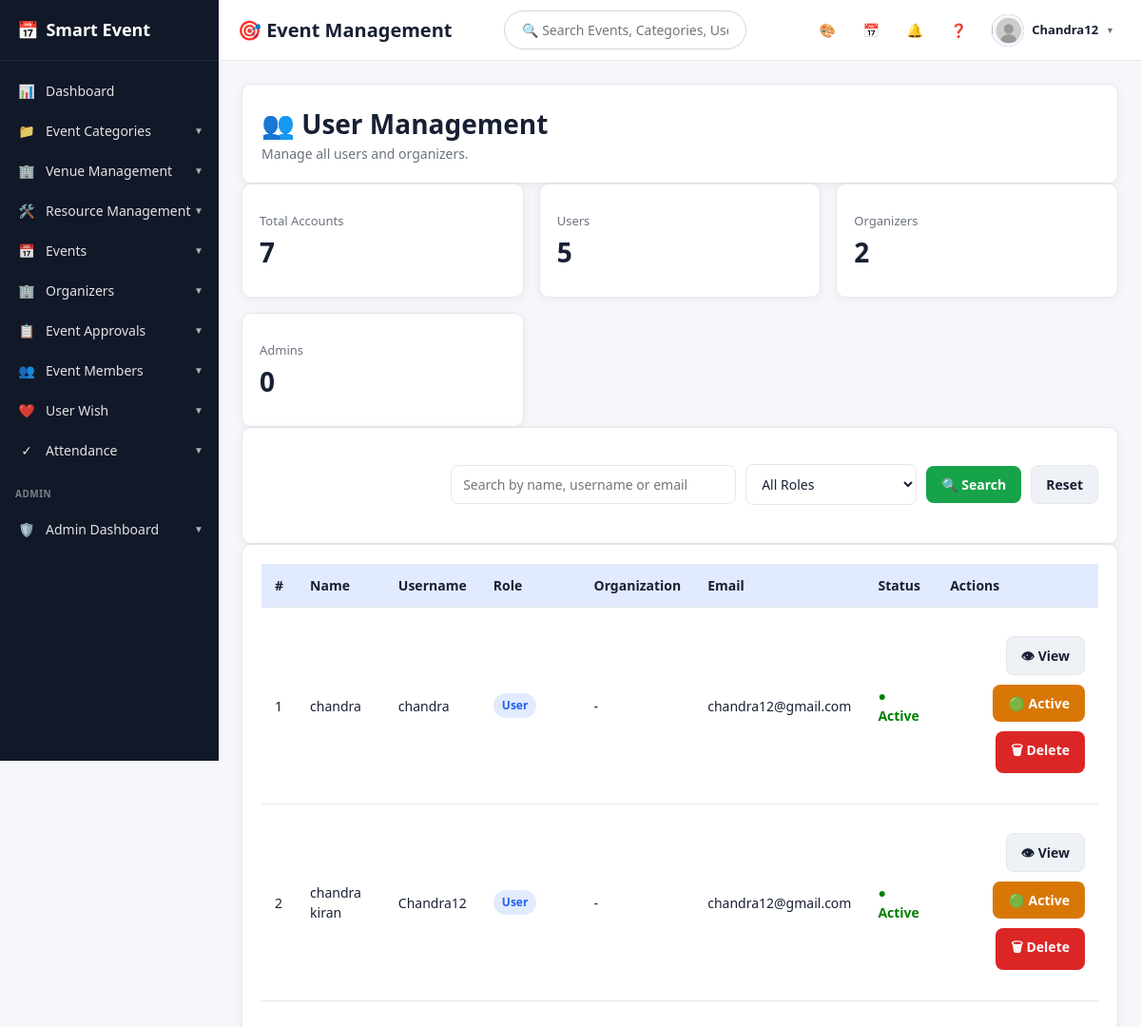
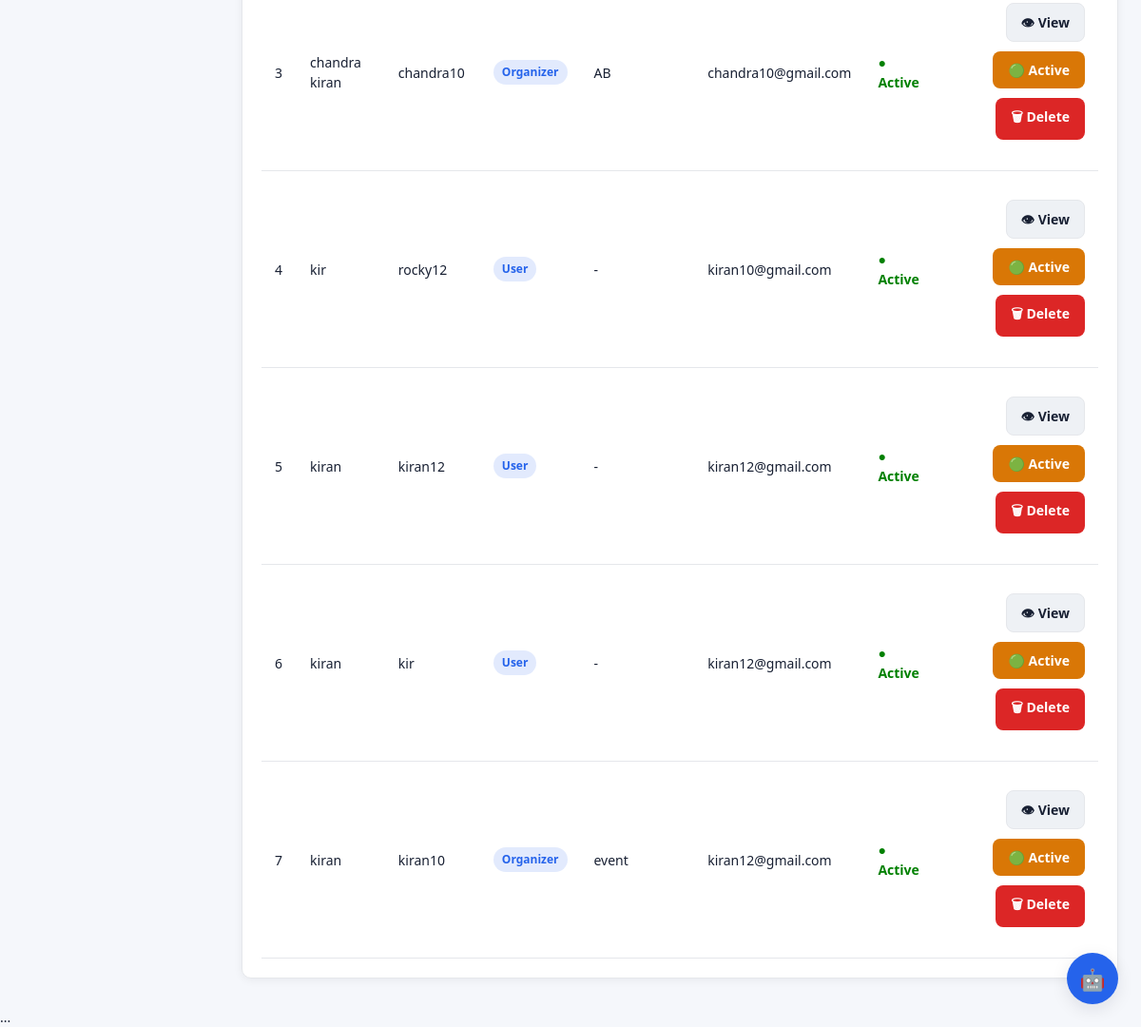
/users/ (signed in), run on the app's committed database (2 pictures, top to bottom).
### accounts/models.py (models this page shows, shortened)
class UserProfile(models.Model):
    ROLE_CHOICES = [
        ('USER', 'User'),
        ('ORGANIZER', 'Organizer'),
    ]
    user = models.OneToOneField(User, on_delete=models.CASCADE, related_name='profile')
    role = models.CharField(max_length=12, choices=ROLE_CHOICES, default='USER')
    full_name = models.CharField(max_length=150, blank=True)
    phone_number = models.CharField(max_length=20, blank=True)
    organization = models.CharField(max_length=200, blank=True)
    bio = models.TextField(blank=True)
    profile_picture = models.ImageField(upload_to='profiles/', blank=True, null=True)

### events/views.py (the view, shortened to what this page needs)
@login_required
@user_passes_test(is_admin)
def manage_users(request):
    search = request.GET.get(
        "search",
        ""
    ).strip()
    role = request.GET.get(
        "role",
        ""
    ).strip()
    profiles = (
        UserProfile.objects
        .select_related("user")
        .all()
        .order_by("full_name")
    )
    if role:
        profiles = profiles.filter(
            role=role
        )
    selected_profile = None
    view_id = request.GET.get(
        "view"
    )
    if view_id:
        selected_profile = get_object_or_404(
            UserProfile.objects.select_related("user"),
            user_id=view_id
        )
    total_accounts = UserProfile.objects.count()
    total_users = UserProfile.objects.filter(
        role="USER"
    ).count()
    total_organizers = UserProfile.objects.filter(
        role="ORGANIZER"
    ).count()
    total_admins = UserProfile.objects.filter(
        role="ADMIN"
    ).count()
    context = {
        "profiles":
            profiles,
        "search":
            search,
        "selected_role":
            role,
        "selected_profile":
            selected_profile,
        "total_accounts":
            total_accounts,
        "total_users":
            total_users,
        "total_organizers":
            total_organizers,
        "total_admins":
            total_admins,
    }
    return render(
        request,
        "events/manage_users.html",
        context
    )

### events/views.py (called while the page is built)
def is_admin(user):
    return user.is_authenticated and user.is_staff

### templates/events/manage_users.html (shortened to what this page needs)
{% extends 'base.html' %}
{% block content %}
<div class="card">
    <h1>
        👥 User Management
    </h1>
    <p class="muted">
        Manage all users and organizers.
    </p>
</div>
<div class="grid">
    <div class="stat">
        <span>
            Total Accounts
        </span>
        <b>
            {{ total_accounts }}
        </b>
    </div>
    <div class="stat">
        <span>
            Users
        </span>
        <b>
            {{ total_users }}
        </b>
    </div>
    <div class="stat">
        <span>
            Organizers
        </span>
        <b>
            {{ total_organizers }}
        </b>
    </div>
    <div class="stat">
        <span>
            Admins
        </span>
        <b>
            {{ total_admins }}
        </b>
    </div>
</div>
<div class="card">
    <form method="GET">
        <div class="actions">
            <input
                type="text"
                name="search"
                value="{{ search }}"
                placeholder="Search by name, username or email"
                style="width:300px;">
            <select
                name="role"
                style="width:180px;">
                <option value="">
                    All Roles
                </option>
            </select>
            <button
                type="submit"
                class="btn success">
                🔍 Search
            </button>
            <a
                href="{% url 'manage_users' %}"
                class="btn secondary">
                Reset
            </a>
        </div>
    </form>
</div>
<div class="card">
    <table>
        <thead>
            <tr>
                <th>
                    #
                </th>
                <th>
                    Name
                </th>
                <th>
                    Username
                </th>
                <th>
                    Role
                </th>
                <th>
                    Organization
                </th>
                <th>
                    Email
                </th>
                <th>
                    Status
                </th>
                <th>
                    Actions
                </th>
            </tr>
        </thead>
        <tbody>
        {% for profile in profiles %}
            <tr>
                <td>
                    {{ forloop.counter }}
                </td>
                <td>
                    {{ profile.full_name|default:"-" }}
                </td>
                <td>
                    {{ profile.user.username }}
                </td>
                <td>
                    {% if profile.role == "ADMIN" %}
                        <span class="badge">
                            Admin
                        </span>
                    {% elif profile.role == "ORGANIZER" %}
                        <span class="badge">
                            Organizer
                        </span>
                    {% else %}
                        <span class="badge">
                            User
                        </span>
                    {% endif %}
                </td>
                <td>
                    {{ profile.organization|default:"-" }}
                </td>
                <td>
                    {{ profile.user.email|default:"-" }}
                </td>
                <td>
                    {% if profile.user.is_active %}
                        <span
                            style="
                            color:green;
                            font-weight:bold;
                            ">
                            ● Active
                        </span>
                    {% endif %}
                </td>
                <td>
                    <div class="actions">
                        <a
                            href="{% url 'manage_users' %}?view={{ profile.user.id }}"
                            class="btn secondary">
                            👁 View
                        </a>
                        <form
                            method="POST"
                            style="display:inline;">
                            {% if profile.user.is_active %}
                                <button
                                    type="submit"
                                    class="btn warning">
                                    🟢 Active
                                </button>
                            {% else %}
                                <button
                                    type="submit"
                                    class="btn success">
                                    🔴 Inactive
                                </button>
                            {% endif %}
                        </form>
                        <form
                            method="POST"
                            style="display:inline;"
                            onsubmit="return confirm('Are you sure you want to delete this user?');">
                            <button
                                type="submit"
                                class="btn danger">
                                🗑 Delete
                            </button>
                        </form>
                    </div>
                </td>
            </tr>
        {% endfor %}
        </tbody>
    </table>
</div>
{% endblock %}

### templates/base.html (shortened to what this page needs)
<!DOCTYPE html>
<html lang="en">
<head>
    <link
        href="https://cdn.jsdelivr.net/npm/fullcalendar@6.1.17/index.global.min.css"
        rel="stylesheet"
    >
</head>
<body
{% if user.is_authenticated %}
    class="{% if user.settings.theme_mode == 'dark' %}dark-mode{% endif %}"
    style="
        --primary: {{ user.settings.dashboard_color }};
        --primary-dark: {{ user.settings.dashboard_color }};
        --primary-light: {{ user.settings.dashboard_color }}22;
        --sidebar-active: {{ user.settings.dashboard_color }};
        --sidebar-bg: {{ user.settings.sidebar_color }};
        --topbar-bg: {{ user.settings.topbar_color }};
    "
{% endif %}
>
{% if user.is_authenticated %}
<aside class="sidebar">
    <a href="{% url 'home' %}" class="sidebar-logo">
        <span class="sidebar-logo-icon">📅</span>
        <strong>Smart Event</strong>
    </a>
    <div class="sidebar-menu">
        {% if user.is_staff %}
            <a href="{% url 'admin_dashboard' %}"
               class="single-menu-link">
                <span class="menu-icon">📊</span>
                <span>Dashboard</span>
            </a>
            <details class="menu-dropdown"
                >
                <summary>
                    <span class="menu-icon">📁</span>
                    <span class="menu-title">
                        Event Categories
                    </span>
                    <span class="menu-arrow">▼</span>
                </summary>
            </details>
            <details class="menu-dropdown"
                >
                <summary>
                    <span class="menu-icon">🏢</span>
                    <span class="menu-title">
                        Venue Management
                    </span>
                    <span class="menu-arrow">▼</span>
                </summary>
            </details>
            <details class="menu-dropdown"
                >
                <summary>
                    <span class="menu-icon">🛠️</span>
                    <span class="menu-title">
                        Resource Management
                    </span>
                    <span class="menu-arrow">▼</span>
                </summary>
            </details>
            <details class="menu-dropdown"
                >
                <summary>
                    <span class="menu-icon">📅</span>
                    <span class="menu-title">
                        Events
                    </span>
                    <span class="menu-arrow">▼</span>
                </summary>
            </details>
            <details class="menu-dropdown"
                >
                <summary>
                    <span class="menu-icon">🏢</span>
                    <span class="menu-title">
                        Organizers
                    </span>
                    <span class="menu-arrow">▼</span>
                </summary>
            </details>
            <details class="menu-dropdown"
                >
                <summary>
                    <span class="menu-icon">📋</span>
                    <span class="menu-title">
                        Event Approvals
                    </span>
                    <span class="menu-arrow">▼</span>
                </summary>
            </details>
            <details class="menu-dropdown"
                >
                <summary>
                    <span class="menu-icon">👥</span>
                    <span class="menu-title">
                        Event Members
                    </span>
                    <span class="menu-arrow">▼</span>
                </summary>
            </details>
            <details class="menu-dropdown"
                >
                <summary>
                    <span class="menu-icon">❤️</span>
                    <span class="menu-title">
                        User Wish
                    </span>
                    <span class="menu-arrow">▼</span>
                </summary>
            </details>
            <details class="menu-dropdown"
                >
                <summary>
                    <span class="menu-icon">✓</span>
                    <span class="menu-title">
                        Attendance
                    </span>
                    <span class="menu-arrow">▼</span>
                </summary>
            </details>
            <div class="admin-section">
                ADMIN
            </div>
            <details class="menu-dropdown"
                >
                <summary>
                    <span class="menu-icon">🛡️</span>
                    <span class="menu-title">
                        Admin Dashboard
                    </span>
                    <span class="menu-arrow">▼</span>
                </summary>
            </details>
        {% endif %}
    </div>
</aside>
<div class="main-wrapper">
    <header class="topbar">
<div class="top-header" style="display:flex;align-items:center;justify-content:space-between;width:100%;">
    <h3 style="margin:0;min-width:220px;">
        🎯 Event Management
    </h3>
    <div style="flex:1;display:flex;justify-content:center;">
        <form method="GET"
              action="{% url 'event_list' %}"
              style="width:60%;">
            <input
                type="text"
                name="search"
                placeholder="🔍 Search Events, Categories, Users..."
                style="
                    width:100%;
                    padding:10px 18px;
                    border-radius:25px;
                    border:1px solid #d1d5db;
                    outline:none;
                    font-size:14px;
                    background:white;
                ">
        </form>
    </div>
</div>
        <div class="topbar-actions">
            <a
    href="{% url 'theme_settings' %}"
    class="top-action"
    title="Theme"
>
    🎨
</a>
<a
    href="{% url 'calendar' %}"
    class="top-action"
    title="Calendar">
    📅
</a>
            <a href="{% url 'notifications' %}"
               class="top-action"
               title="Notifications">
                🔔
            </a>
<a href="{% url 'contact' %}"
   class="top-action"
   title="Help & Support">
    ❓
</a>
            <details class="profile-dropdown">
                <summary>
                    {% if user.profile.profile_picture %}
<img
    src="{{ user.profile.profile_picture.url }}"
    class="profile-avatar"
    style="object-fit:cover;">
{% else %}
<div class="profile-avatar">
    {{ user.username|first }}
</div>
{% endif %}
                    <span class="profile-name">
                        {{ user.username }}
                    </span>
                    <span class="profile-arrow">
                        ▼
                    </span>
                </summary>
            </details>
        </div>
    </header>
    <main class="content">
        {% block content %}
        {% endblock %}
    </main>
</div>
{% endif %}
...
<details class="smart-ai-assistant">
    <summary class="smart-ai-button" title="Smart Event AI Assistant">🤖</summary>
</details>
</body>
</html>

### data on the page
UserProfile: full_name "chandra", user.username "chandra", role "User", organization "-", user.email "chandra12@gmail.com", shows "● Active", shows "🟢 Active"
UserProfile: full_name "chandra kiran", user.username "Chandra12", role "User", organization "-", user.email "chandra12@gmail.com", shows "● Active", shows "🟢 Active"
UserProfile: full_name "chandra kiran", user.username "chandra10", role "Organizer", organization "AB", user.email "chandra10@gmail.com", shows "● Active", shows "🟢 Active"
UserProfile: full_name "kir", user.username "rocky12", role "User", organization "-", user.email "kiran10@gmail.com", shows "● Active", shows "🟢 Active"
UserProfile: full_name "kiran", user.username "kiran12", role "User", organization "-", user.email "kiran12@gmail.com", shows "● Active", shows "🟢 Active"
UserProfile: full_name "kiran", user.username "kir", role "User", organization "-", user.email "kiran12@gmail.com", shows "● Active", shows "🟢 Active"
UserProfile: full_name "kiran", user.username "kiran10", role "Organizer", organization "event", user.email "kiran12@gmail.com", shows "● Active", shows "🟢 Active"

### other printed values
{{ user.username }} "Chandra12"
{{ total_accounts }} "7"
{{ total_users }} "5"
{{ total_organizers }} "2"
{{ total_admins }} "0"
